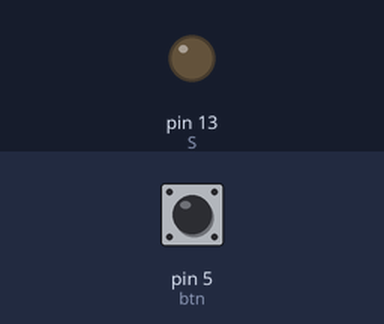
Simulated run of this sketch. Board: Arduino Uno, built with avr-gcc and run on an emulated ATmega328P. Parts: output pins drawn as LEDs (lit = HIGH). Inputs (shaded band) come from the test bench; at power-on: pin 5 (btn) LOW. What the sketch prints to the serial monitor is not drawn.

Above: at 1.2 s.
1.3 s: pin 5 (btn) pulled HIGH for 0.15 s
At 2.2 s:
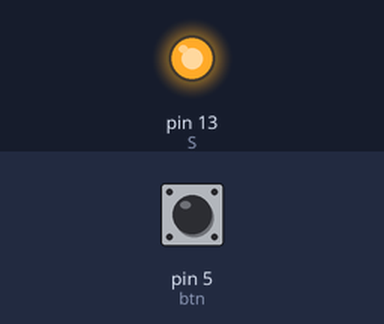
2.9 s: pin 5 (btn) pulled HIGH for 3.2 s
At 5.5 s:
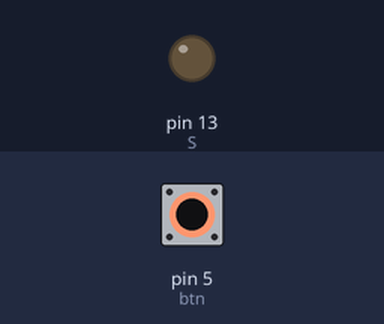
7.6 s: pin 5 (btn) pulled HIGH for 1 s
At 9.3 s:
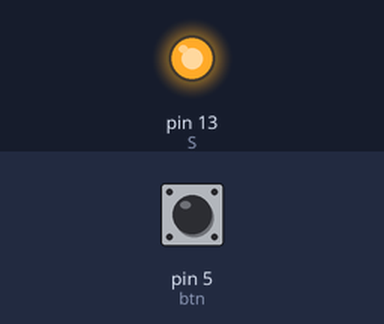
Timing chart, 0 to 10.8 s (numbered marks = the images above; inputs shaded):
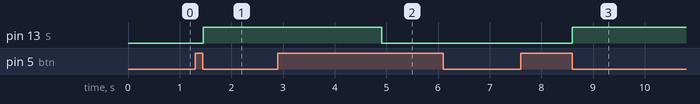

The sketch:

_ex1_.ino
```cpp
byte btn = 5;
byte S = 13;
void setup() {
  Serial.begin(9600);
  // put your setup code here, to run once:
  pinMode(S, OUTPUT);
  pinMode(btn, INPUT);
}

void loop() {
  // put your main code here, to run repeatedly:
static byte estado = 0;
static unsigned long t0 = 0;
unsigned long ta = millis();
bool b = digitalRead(btn);
Serial.println(estado);
switch (estado) {
  case 0:
    if (b == 1) {
      t0 = ta;
      estado = 1;
    }
  break;

  case 1:
    if (b == 0) {
      digitalWrite (S, HIGH);
      estado = 0;
    }

    else if (ta - t0 >= 2000) {
      digitalWrite (S, LOW);
      estado = 2;
    }
  break;

  case 2:
    if (b == 0) {
      estado = 0;
    }
  break;
}

}
```

Measured:
- after the input at 1.3 s, pin 13 (S): LOW → HIGH after 0.16 s
- after the input at 2.9 s, pin 13 (S): HIGH → LOW after 2.0 s
- after the input at 7.6 s, pin 13 (S): LOW → HIGH after 1.0 s
